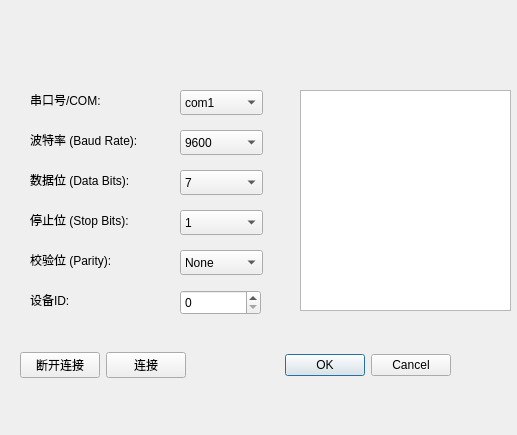
<?xml version="1.0" encoding="UTF-8"?>
<ui version="4.0">
 <class>modbusSlaveDialog</class>
 <widget class="QDialog" name="modbusSlaveDialog">
  <property name="geometry">
   <rect>
    <x>0</x>
    <y>0</y>
    <width>517</width>
    <height>435</height>
   </rect>
  </property>
  <property name="windowTitle">
   <string>Dialog</string>
  </property>
  <widget class="QLabel" name="label">
   <property name="geometry">
    <rect>
     <x>30</x>
     <y>90</y>
     <width>131</width>
     <height>19</height>
    </rect>
   </property>
   <property name="text">
    <string>串口号/COM:</string>
   </property>
  </widget>
  <widget class="QLabel" name="label_2">
   <property name="geometry">
    <rect>
     <x>30</x>
     <y>130</y>
     <width>131</width>
     <height>19</height>
    </rect>
   </property>
   <property name="text">
    <string>波特率 (Baud Rate):</string>
   </property>
  </widget>
  <widget class="QLabel" name="label_3">
   <property name="geometry">
    <rect>
     <x>30</x>
     <y>170</y>
     <width>131</width>
     <height>19</height>
    </rect>
   </property>
   <property name="text">
    <string>数据位 (Data Bits):</string>
   </property>
  </widget>
  <widget class="QLabel" name="label_4">
   <property name="geometry">
    <rect>
     <x>30</x>
     <y>210</y>
     <width>131</width>
     <height>19</height>
    </rect>
   </property>
   <property name="text">
    <string>停止位 (Stop Bits):</string>
   </property>
  </widget>
  <widget class="QLabel" name="label_5">
   <property name="geometry">
    <rect>
     <x>30</x>
     <y>250</y>
     <width>131</width>
     <height>19</height>
    </rect>
   </property>
   <property name="text">
    <string>校验位 (Parity):</string>
   </property>
  </widget>
  <widget class="QComboBox" name="comboBoxPort">
   <property name="geometry">
    <rect>
     <x>180</x>
     <y>90</y>
     <width>83</width>
     <height>25</height>
    </rect>
   </property>
   <item>
    <property name="text">
     <string>com1</string>
    </property>
   </item>
   <item>
    <property name="text">
     <string>com2</string>
    </property>
   </item>
  </widget>
  <widget class="QComboBox" name="comboBoxBaud">
   <property name="geometry">
    <rect>
     <x>180</x>
     <y>130</y>
     <width>83</width>
     <height>25</height>
    </rect>
   </property>
   <item>
    <property name="text">
     <string>9600</string>
    </property>
   </item>
  </widget>
  <widget class="QComboBox" name="comboBoxDataBits">
   <property name="geometry">
    <rect>
     <x>180</x>
     <y>170</y>
     <width>83</width>
     <height>25</height>
    </rect>
   </property>
   <item>
    <property name="text">
     <string>7</string>
    </property>
   </item>
   <item>
    <property name="text">
     <string>8</string>
    </property>
   </item>
  </widget>
  <widget class="QComboBox" name="comboBoxStopBits">
   <property name="geometry">
    <rect>
     <x>180</x>
     <y>210</y>
     <width>83</width>
     <height>25</height>
    </rect>
   </property>
   <item>
    <property name="text">
     <string>1</string>
    </property>
   </item>
   <item>
    <property name="text">
     <string>2</string>
    </property>
   </item>
  </widget>
  <widget class="QComboBox" name="comboBoxParity">
   <property name="geometry">
    <rect>
     <x>180</x>
     <y>250</y>
     <width>83</width>
     <height>25</height>
    </rect>
   </property>
   <item>
    <property name="text">
     <string>None</string>
    </property>
   </item>
   <item>
    <property name="text">
     <string>Odd</string>
    </property>
   </item>
   <item>
    <property name="text">
     <string>Even</string>
    </property>
   </item>
  </widget>
  <widget class="QTextEdit" name="textEditDebug">
   <property name="geometry">
    <rect>
     <x>300</x>
     <y>90</y>
     <width>211</width>
     <height>221</height>
    </rect>
   </property>
  </widget>
  <widget class="QLabel" name="label_6">
   <property name="geometry">
    <rect>
     <x>30</x>
     <y>290</y>
     <width>131</width>
     <height>19</height>
    </rect>
   </property>
   <property name="text">
    <string>设备ID:</string>
   </property>
  </widget>
  <widget class="QSpinBox" name="spinBoxSlaveId">
   <property name="geometry">
    <rect>
     <x>180</x>
     <y>290</y>
     <width>81</width>
     <height>25</height>
    </rect>
   </property>
  </widget>
  <widget class="QWidget" name="widget" native="true">
   <property name="geometry">
    <rect>
     <x>20</x>
     <y>340</y>
     <width>431</width>
     <height>51</height>
    </rect>
   </property>
   <layout class="QHBoxLayout" name="horizontalLayout">
    <item>
     <widget class="QPushButton" name="pushButton_disconnect">
      <property name="text">
       <string>断开连接</string>
      </property>
     </widget>
    </item>
    <item>
     <widget class="QPushButton" name="pushButton_connect">
      <property name="text">
       <string>连接</string>
      </property>
     </widget>
    </item>
    <item>
     <widget class="QDialogButtonBox" name="buttonBox">
      <property name="orientation">
       <enum>Qt::Orientation::Horizontal</enum>
      </property>
      <property name="standardButtons">
       <set>QDialogButtonBox::StandardButton::Cancel|QDialogButtonBox::StandardButton::Ok</set>
      </property>
     </widget>
    </item>
   </layout>
  </widget>
 </widget>
 <resources/>
 <connections>
  <connection>
   <sender>buttonBox</sender>
   <signal>accepted()</signal>
   <receiver>modbusSlaveDialog</receiver>
   <slot>accept()</slot>
   <hints>
    <hint type="sourcelabel">
     <x>248</x>
     <y>254</y>
    </hint>
    <hint type="destinationlabel">
     <x>157</x>
     <y>274</y>
    </hint>
   </hints>
  </connection>
  <connection>
   <sender>buttonBox</sender>
   <signal>rejected()</signal>
   <receiver>modbusSlaveDialog</receiver>
   <slot>reject()</slot>
   <hints>
    <hint type="sourcelabel">
     <x>316</x>
     <y>260</y>
    </hint>
    <hint type="destinationlabel">
     <x>286</x>
     <y>274</y>
    </hint>
   </hints>
  </connection>
 </connections>
</ui>
